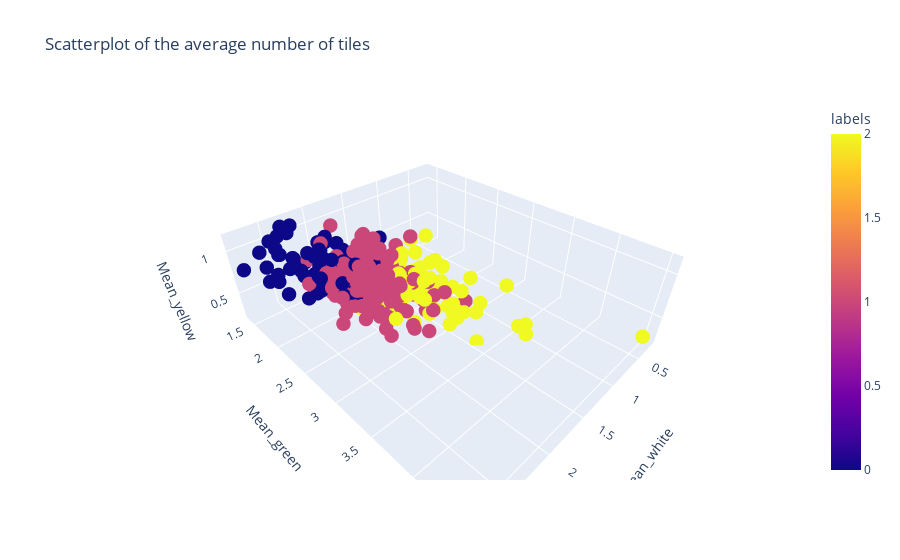

Notebook cell for this chart:
### Code cell
fig = px.scatter_3d(features.sample(500), x = 'Mean_white', y = 'Mean_green', 
                    z = 'Mean_yellow', color = 'labels',  title = 'Scatterplot of the average number of tiles')
fig.update_traces(marker_size = 5)
fig.show()

### Figure 1 — Plotly figure (JSON) as saved in the notebook; plotly's stock layout.template omitted (floating-point values rounded to 4 significant figures; data arrays with more than 128 entries replaced by an {"elided": "..."} marker saying what was removed)
{"data": [{"hovertemplate": "Mean_white=%{x}<br>Mean_green=%{y}<br>Mean_yellow=%{z}<br>labels=%{marker.color}<extra></extra>", "legendgroup": "", "marker": {"color": {"elided": "500 int values"}, "coloraxis": "coloraxis", "size": 5, "symbol": "circle"}, "mode": "markers", "name": "", "scene": "scene", "showlegend": false, "type": "scatter3d", "x": {"elided": "500 float values"}, "y": {"elided": "500 float values"}, "z": {"elided": "500 float values"}}], "layout": {"coloraxis": {"colorbar": {"title": {"text": "labels"}}, "colorscale": [[0, "#0d0887"], [0.1111, "#46039f"], [0.2222, "#7201a8"], [0.3333, "#9c179e"], [0.4444, "#bd3786"], [0.5556, "#d8576b"], [0.6667, "#ed7953"], [0.7778, "#fb9f3a"], [0.8889, "#fdca26"], [1, "#f0f921"]]}, "legend": {"tracegroupgap": 0}, "scene": {"domain": {"x": [0, 1], "y": [0, 1]}, "xaxis": {"title": {"text": "Mean_white"}}, "yaxis": {"title": {"text": "Mean_green"}}, "zaxis": {"title": {"text": "Mean_yellow"}}}, "title": {"text": "Scatterplot of the average number of tiles"}}}
